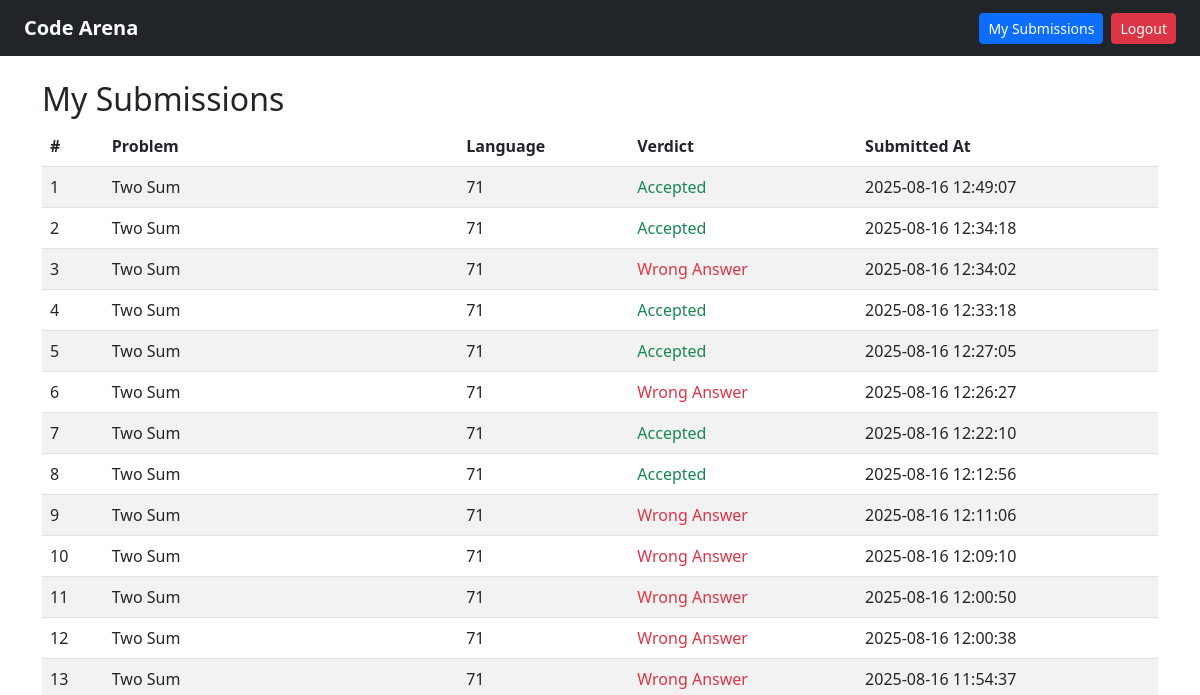
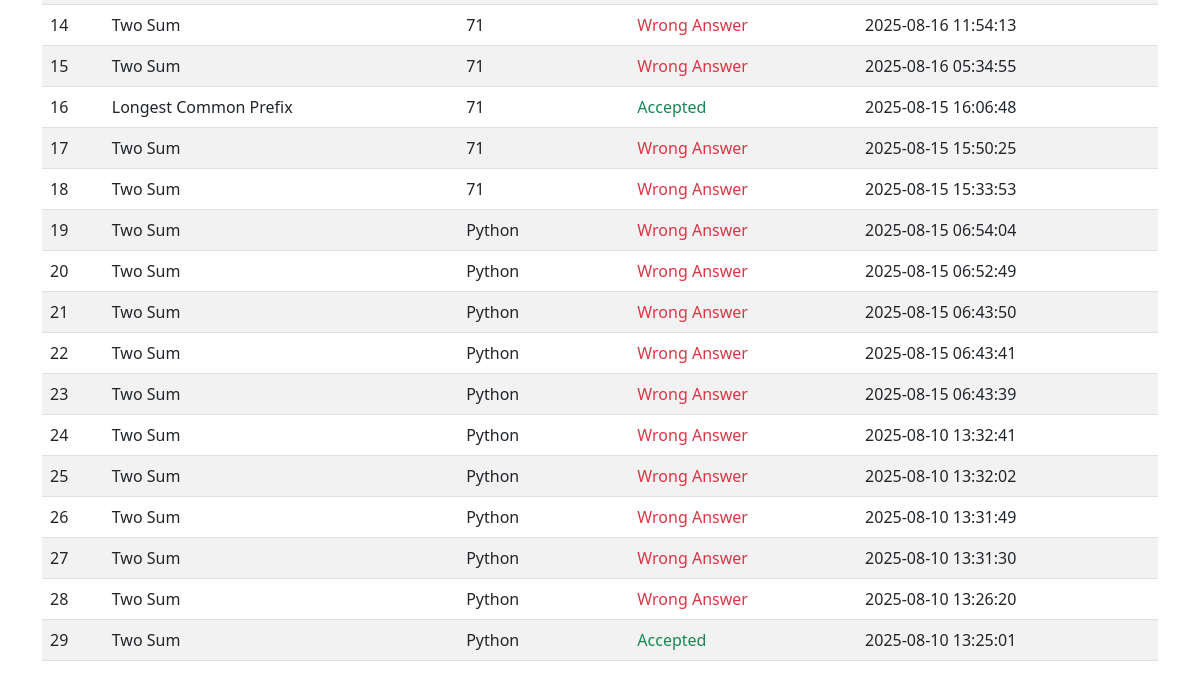
The page /compiler/my-submissions/ (signed in) on the database as committed earlier (2 pictures, top to bottom).
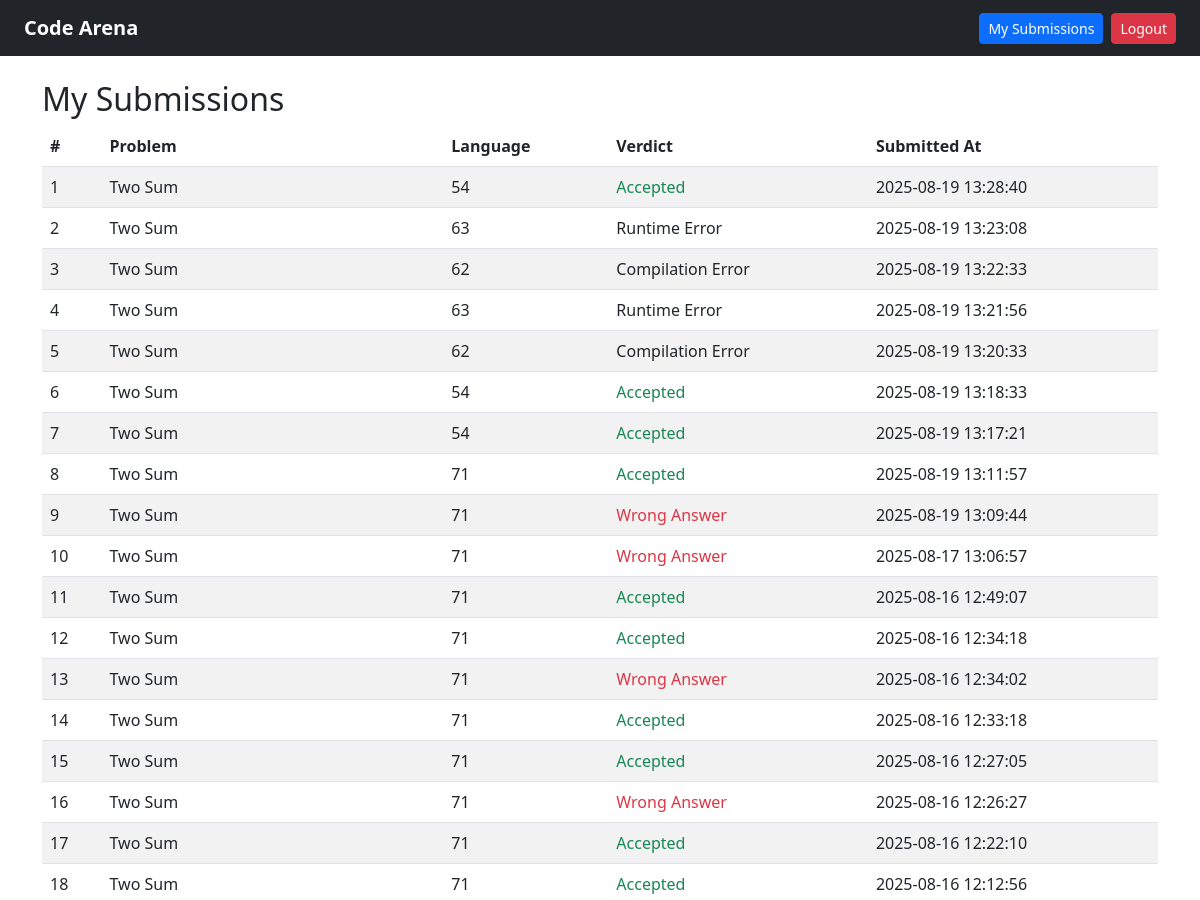
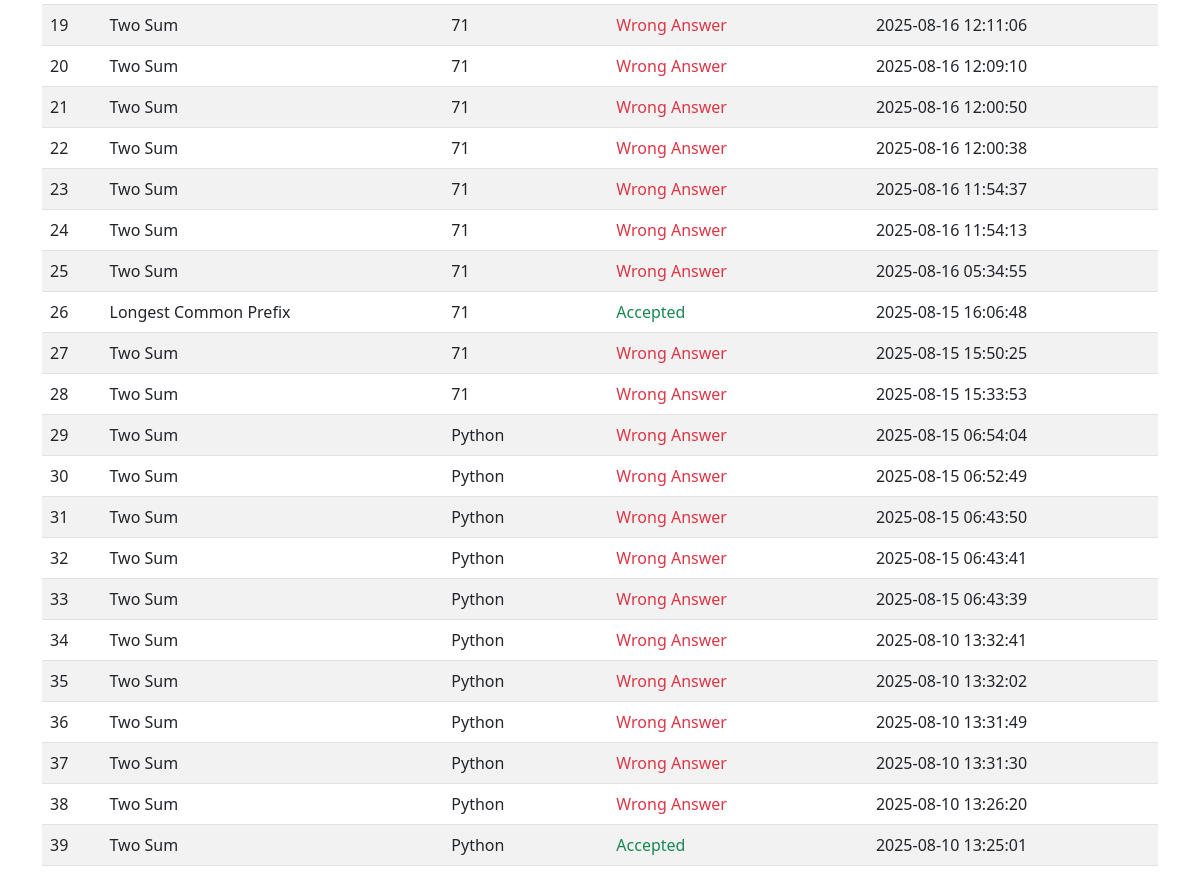
The same page on the database as committed later (2 pictures, top to bottom).
### compiler/models.py (models this page shows, shortened)
class Submission(models.Model):
    user = models.ForeignKey(User, on_delete=models.CASCADE)
    problem = models.ForeignKey(Problem, on_delete=models.CASCADE)
    code = models.TextField()
    language = models.CharField(max_length=30)
    verdict = models.CharField(max_length=100)
    submitted_at = models.DateTimeField(auto_now_add=True)

### problems/models.py (models this page shows, shortened)
class Problem(models.Model):
    topic = models.ForeignKey(Topic, on_delete=models.CASCADE)
    title = models.CharField(max_length=200)
    description = models.TextField()
    difficulty = models.CharField(max_length=20, choices=[
        ('Easy', 'Easy'),
        ('Medium', 'Medium'),
        ('Hard', 'Hard')
    ])
    expected_output = models.TextField()

### compiler/views.py (the view)
# urls.py: path('my-submissions/', view_all_submissions, name='my_submissions'),
@login_required
def view_all_submissions(request):
    submissions = Submission.objects.filter(user=request.user).order_by("-submitted_at")
    return render(request, "compiler/all_submissions.html", {"submissions": submissions})

### compiler/templates/compiler/all_submissions.html
{% extends 'base.html' %}
{% block content %}
<h2>My Submissions</h2>
{% if submissions %}
<table class="table table-striped">
    <thead>
        <tr>
            <th>#</th>
            <th>Problem</th>
            <th>Language</th>
            <th>Verdict</th>
            <th>Submitted At</th>
        </tr>
    </thead>
    <tbody>
    {% for submission in submissions %}
        <tr>
            <td>{{ forloop.counter }}</td>
            <td>{{ submission.problem.title }}</td>
            <td>{{ submission.language|title }}</td>
            <td>
                {% if submission.verdict == "Accepted" %}
                    <span class="text-success">{{ submission.verdict }}</span>
                {% elif submission.verdict == "Wrong Answer" %}
                    <span class="text-danger">{{ submission.verdict }}</span>
                {% else %}
                    {{ submission.verdict }}
                {% endif %}
            </td>
            <td>{{ submission.submitted_at|date:"Y-m-d H:i:s" }}</td>
        </tr>
    {% endfor %}
    </tbody>
</table>
{% else %}
<p>You have not made any submissions yet.</p>
{% endif %}
{% endblock %}

### templates/base.html (shortened to what this page needs)
<!DOCTYPE html>
<html>
<head>
    <link href="https://cdn.jsdelivr.net/npm/bootstrap@5.3.0/dist/css/bootstrap.min.css" rel="stylesheet">
</head>
<body>
    <nav class="navbar navbar-expand-lg navbar-dark bg-dark px-4">
        <a class="navbar-brand fw-bold" href="#">Code Arena</a>
        <div class="ms-auto d-flex gap-2">
            {% if user.is_authenticated %}
                <a href="{% url 'my_submissions' %}" class="btn btn-primary btn-sm">My Submissions</a>
                <a href="{% url 'logout' %}" class="btn btn-danger btn-sm">Logout</a>
            {% else %}
                <a href="{% url 'login' %}" class="btn btn-success btn-sm">Login</a>
            {% endif %}
        </div>
    </nav>
    <div class="container mt-4">
        {% block content %}
        {% endblock %}
    </div>
</body>
</html>

Rows that differ between the two databases and show on the page:
added Submission: problem "Two Sum", language "54", verdict "Accepted", submitted_at "2025-08-19 13:28:40"
added Submission: problem "Two Sum", language "63", verdict "Runtime Error", submitted_at "2025-08-19 13:23:08"
added Submission: problem "Two Sum", language "62", verdict "Compilation Error", submitted_at "2025-08-19 13:22:33"
added Submission: problem "Two Sum", language "63", verdict "Runtime Error", submitted_at "2025-08-19 13:21:56"
added Submission: problem "Two Sum", language "62", verdict "Compilation Error", submitted_at "2025-08-19 13:20:33"
added Submission: problem "Two Sum", language "54", verdict "Accepted", submitted_at "2025-08-19 13:18:33"
added Submission: problem "Two Sum", language "54", verdict "Accepted", submitted_at "2025-08-19 13:17:21"
added Submission: problem "Two Sum", language "71", verdict "Accepted", submitted_at "2025-08-19 13:11:57"
added Submission: problem "Two Sum", language "71", verdict "Wrong Answer", submitted_at "2025-08-19 13:09:44"
added Submission: problem "Two Sum", language "71", verdict "Wrong Answer", submitted_at "2025-08-17 13:06:57"
